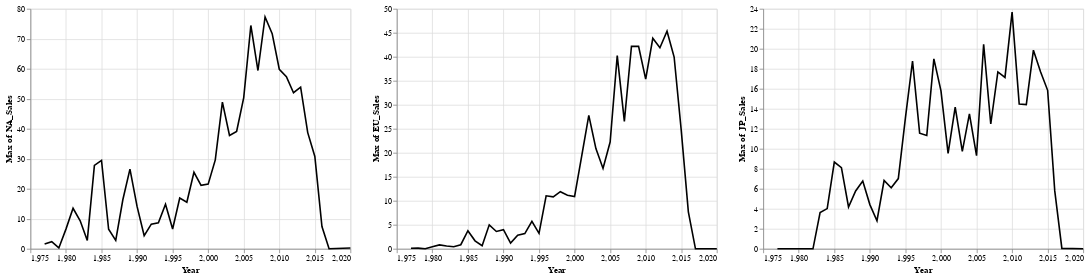

The notebook cell this image was saved under:
### Code cell
na_plot = alt.Chart(vg_sales_mod8, title = 'NA Sales over Time').mark_bar().properties(
    width = 800
).encode(
    x = alt.X('Year:Q', title = 'Year'),
    y = alt.Y('NA_Sales', title = 'North American Sales in Millions'),
#     color = alt.Color('Genre:N')
)
na_smooth = alt.Chart(vg_sales_mod8).mark_line(color = 'black').encode(
    x = 'Year:Q',
    y = 'max(NA_Sales)'
)
eu_plot = alt.Chart(vg_sales_mod8, title = 'EU Sales over Time').mark_bar().properties(
    width = 200
).encode(
    x = alt.X('Year:Q', title = 'Year'),
    y = alt.Y('EU_Sales', title = 'European Sales in Millions'),
#     color = alt.Color('Genre:N')
)
eu_smooth = alt.Chart(vg_sales_mod8).mark_line(color = 'black').encode(
    x = 'Year:Q',
    y = 'max(EU_Sales)'
)
jp_plot = alt.Chart(vg_sales_mod8, title = 'JP Sales over Time').mark_bar().properties(
    width = 200
).encode(
    x = alt.X('Year:Q', title = 'Year'),
    y = alt.Y('JP_Sales', title = 'Japan Sales in Millions'),
#     color = alt.Color('Genre:N')
)
jp_smooth = alt.Chart(vg_sales_mod8).mark_line(color = 'black').encode(
    x = 'Year:Q',
    y = 'max(JP_Sales)'
)
na_plot | eu_plot | jp_plot
na_smooth | eu_smooth | jp_smooth

### Figure 1 — Vega-Lite specification as saved in the notebook (floating-point values rounded to 4 significant figures; data arrays with more than 128 entries replaced by an {"elided": "..."} marker saying what was removed)
{"config": {"view": {"continuousWidth": 400, "continuousHeight": 300}}, "hconcat": [{"mark": {"type": "line", "color": "black"}, "encoding": {"x": {"type": "quantitative", "field": "Year"}, "y": {"type": "quantitative", "aggregate": "max", "field": "NA_Sales"}}}, {"mark": {"type": "line", "color": "black"}, "encoding": {"x": {"type": "quantitative", "field": "Year"}, "y": {"type": "quantitative", "aggregate": "max", "field": "EU_Sales"}}}, {"mark": {"type": "line", "color": "black"}, "encoding": {"x": {"type": "quantitative", "field": "Year"}, "y": {"type": "quantitative", "aggregate": "max", "field": "JP_Sales"}}}], "data": {"name": "data-b7499ac5cbdf06ab20a4d490112aa8ec"}, "$schema": "https://vega.github.io/schema/vega-lite/v4.8.1.json", "datasets": {"data-b7499ac5cbdf06ab20a4d490112aa8ec": {"elided": "399 records"}}}
